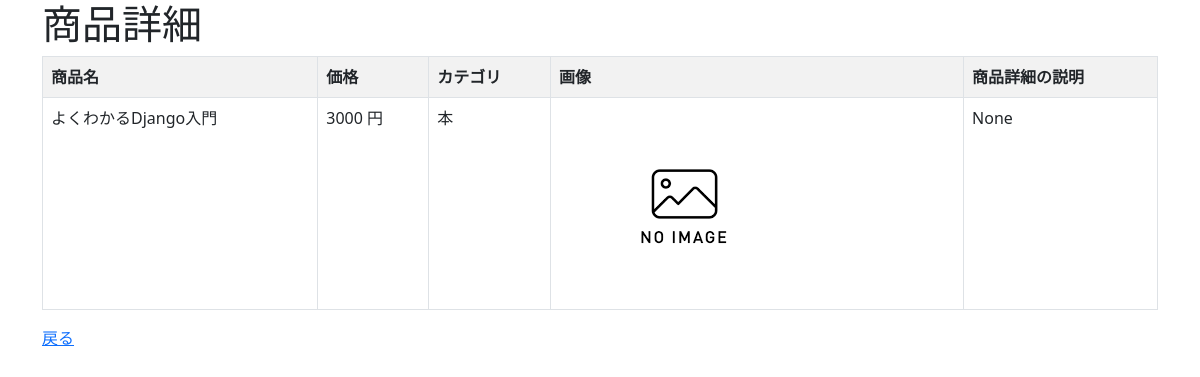
The app's page /crud/detail/1 with its own data.
### crud/models.py (models this page shows, shortened)
class Product(models.Model):
  name = models.CharField(max_length=200)
  price = models.PositiveIntegerField()
  category = models.ForeignKey(Category, on_delete=models.CASCADE)
  img = models.ImageField(blank=True, default='noImage.png')
  product_detail = models.TextField(blank=True, null=True)

class Category(models.Model):
  name = models.CharField(max_length=200)
  def __str__(self):
    return self.name

### crud/views.py (the view)
# urls.py: path('crud/detail/<int:pk>', views.ProductDetailView.as_view(), name="detail"),
class ProductDetailView(DetailView):
  model = Product

### crud/templates/crud/product_detail.html (shortened to what this page needs)
{% extends "base.html" %}
{% block content %}
<h1>商品詳細</h1>
<table class="table table-striped table-hover table-bordered">
  <thread>
    <tr>
       <th>商品名</th>
       <th>価格</th>
       <th>カテゴリ</th>
       <th>画像</th>
       <th>商品詳細の説明</th>
    </tr>
  </thread>
  <tr>
    <td>{{ product.name }}</td>
    <td>{{ product.price }} 円</td>
    <td>{{ product.category }}</td>
    <td><img src={{ product.img.url }} style="width=100px height=auto;"></td>
    <td>{{ product.product_detail}}</td>
  </tr>
</table>
<a href="{% url 'list' %}">戻る</a>
{% endblock %}

### records on screen
Product: name "よくわかるDjango入門", price "3000", category "本", img (placeholder picture), product_detail "None"
